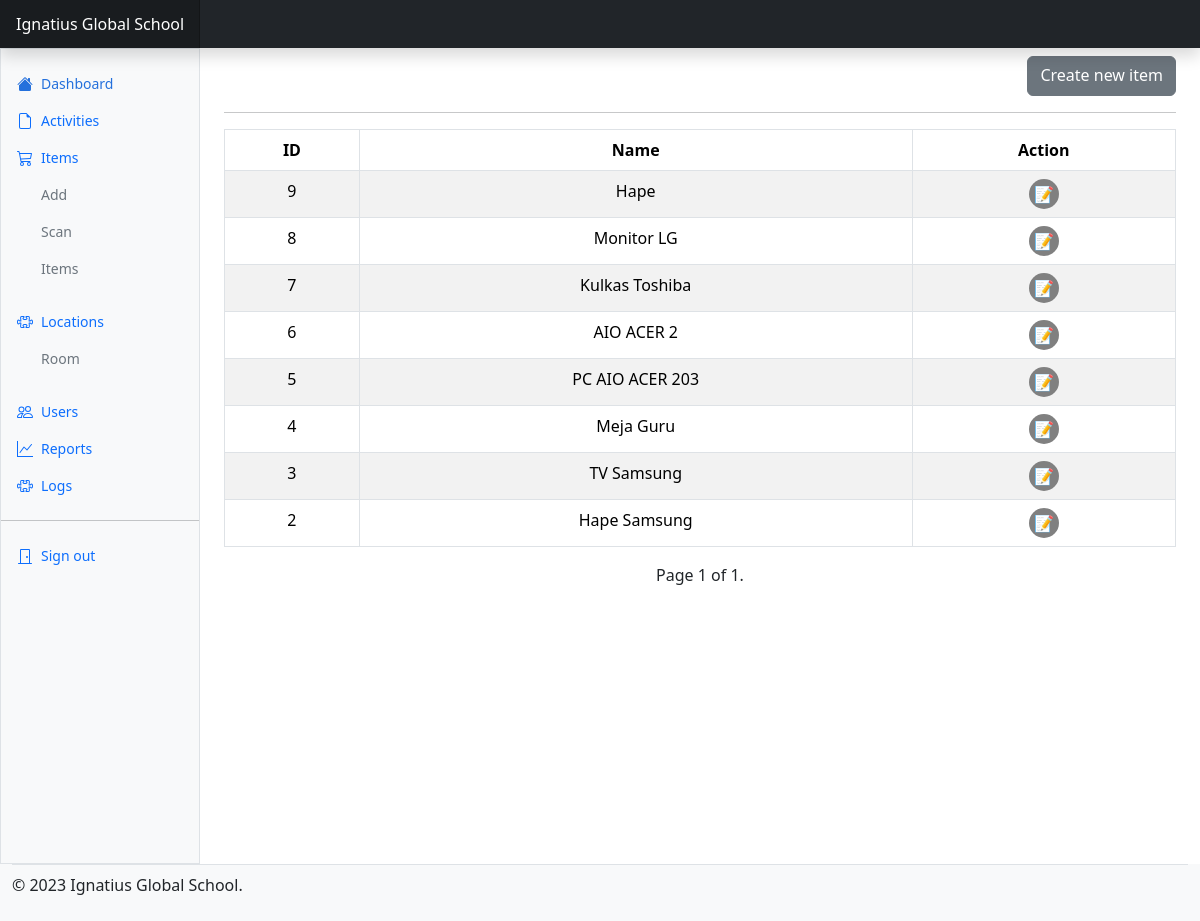
Page /items (signed in) on the earlier database version.
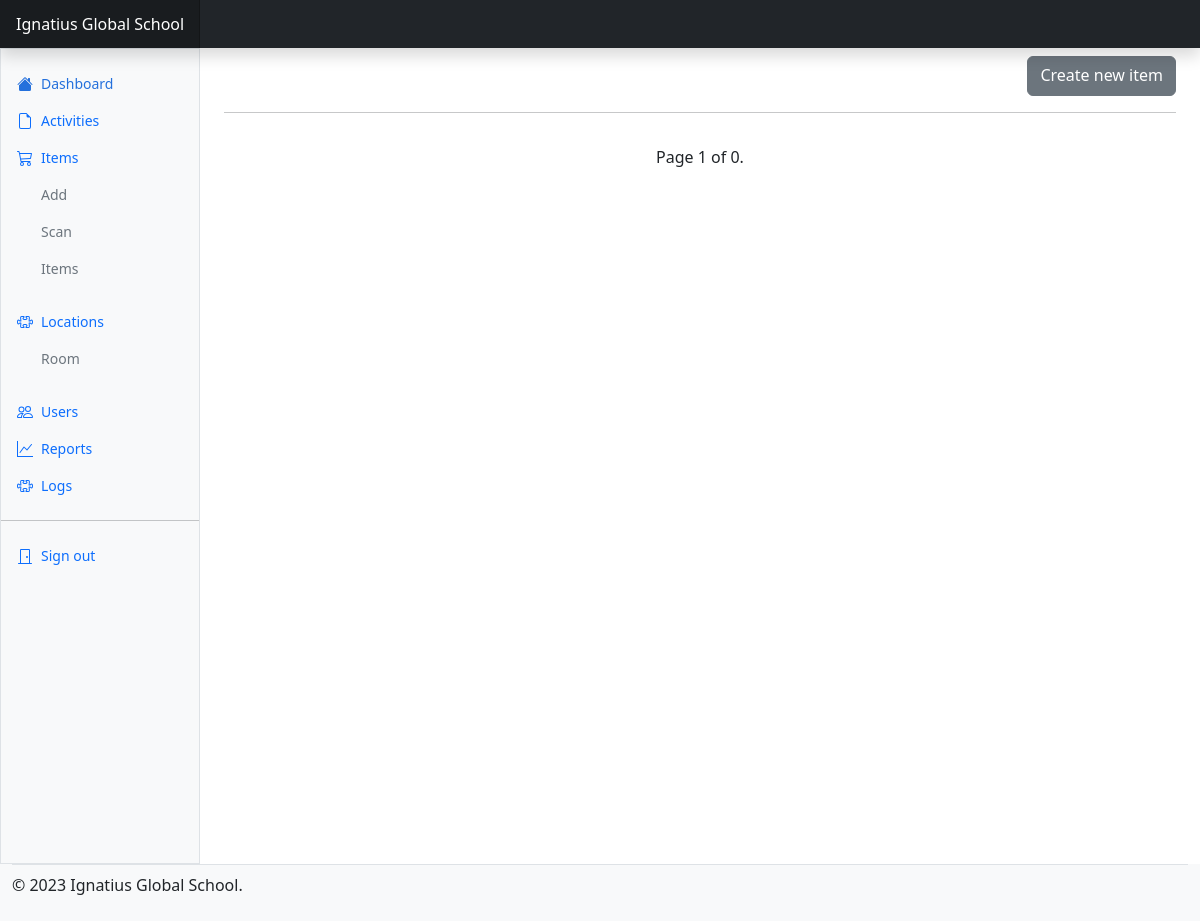
Same page on the later database version.
### application/models/items/items.py (models this page shows, shortened)
class Item(db.Model):
    __tablename__ = "items"
    id = db.Column(db.Integer, primary_key = True)
    code = db.Column(db.String(256), nullable = False, unique = True, index = True)
    name = db.Column(db.String(256), nullable = False)
    length = db.Column(db.Float, default = 0)
    width = db.Column(db.Float, default = 0)
    height = db.Column(db.Float, default = 0)
    weight = db.Column(db.Float, default = 0)
    color = db.Column(db.String(128))
    photo_item = db.Column(db.String(256), default = "items/default.jpg")
    is_electronic = db.Column(db.Boolean, default = False)
    is_waterresistant = db.Column(db.Boolean, default = False)
    price = db.Column(db.Float, default = 0)
    make = db.Column(db.String(256))
    model = db.Column(db.String(256))
    store = db.Column(db.String(256))
    volume_cc = db.Column(db.Float, default = 0)
    material = db.Column(db.String(256))
    machine_number = db.Column(db.String(256))
    police_state_number = db.Column(db.String(256))
    serial_number = db.Column(db.String(256))
    date_purchased = db.Column(db.DateTime, default = datetime.utcnow())
    budget_type = db.Column(db.String(256), default = "Dana Masyarakat")
    origin_country = db.Column(db.String(256), default = "Indonesia")
    percent_depreciation_per_year = db.Column(db.Float, default = 0)
    percent_demage = db.Column(db.Float, default = 0)
    is_available = db.Column(db.Boolean, default = True)
    is_broken = db.Column(db.Boolean, default = False)
    is_active = db.Column(db.Boolean, default = True)
    date_created = db.Column(db.DateTime, default = datetime.utcnow())
    date_updated = db.Column(db.DateTime)
    photo_location = db.Column(db.String(256), default = "default.jpg")
    room_id = db.Column(db.Integer, db.ForeignKey("rooms.id"), nullable = False)
    created_by = db.Column(db.Integer, db.ForeignKey("users.id"), nullable = False)
    item_type_id = db.Column(db.Integer, db.ForeignKey("item_types.id"), nullable = False)
    description = db.Column(db.Text)
    transfered_histories = db.relationship("Transfer", backref = "transfered_histories", lazy = True)
    updated_histories = db.relationship("Update", backref = "updated_histories", lazy = True)

### application/routes/items/items.py (the view)
@items.route('/items')
@login_required
def all():
    page = request.args.get('page', 1, type=int)
    per_page = 10
    items = Item.query.order_by(Item.id.desc()).paginate(page=page, per_page=per_page, error_out=False)
    data = []
    for item in items.items:
        data.append({
            'ID': item.id,
            'Name': item.name,
            'Action': f'<div class="action-btn"><a href="{url_for("items.update", id=item.id)}">📝</a></div>'
        })
    df = pd.DataFrame(data)
    html_table = df.to_html(classes='table table-striped table-bordered', escape=False, index=False)
    return render_template('pages/items/view_all_items.html', items=items, html_table=html_table)

### application/utils/__init__.py (called while the page is built)
@login_manager.user_loader
def load_user(user_id):
    return User.query.get(int(user_id))

### application/views/pages/items/view_all_items.html (shortened to what this page needs)
{% extends 'layout.html' %}
{% block content %}
    <div class="content-header d-flex justify-content-between" style="height: 40px;">
        <a class="btn btn-secondary" href="{{ url_for('items.add') }}">Create new item</a>
    </div>
    <hr>
    <div class="text-center">
        {{ html_table | safe }}
    </div>
    <div class="pagination d-flex justify-content-center">
        Page {{ items.page }} of {{ items.pages }}.
    </div>
{% endblock content %}

Differences in the rows shown:
removed Item: name "ID Name Action 9 Hape 📝 8 Monitor LG 📝 7 Kulkas Toshiba 📝 6 AIO ACER 2 📝 5 PC AIO ACER 203 📝 4 Meja Guru 📝 3 TV Samsung 📝 2 Hape Samsung 📝"
Other differences:
{{ items.pages }}: "1" → "0"
